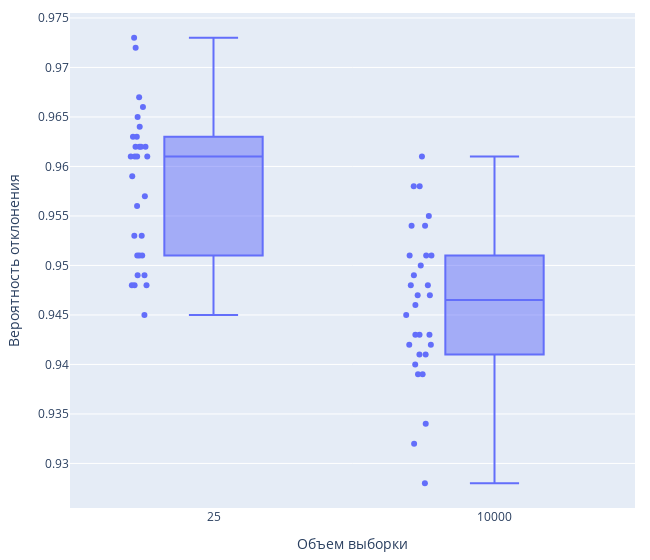

The code cell stored with this chart in its notebook:
### Code cell
fig = px.box(box_uniform.melt(), x='variable', y='value',
       labels={
           'variable': 'Объем выборки',
           'value': 'Вероятность отклонения'
       },
       points='all',
       width=650)
fig.update_layout(margin=dict(l=70, r=15, b=10, t=10), 
                  boxgap=0.5)
fig.show()

### Figure 1 — Plotly figure (JSON) as saved in the notebook; plotly's stock layout.template omitted (floating-point values rounded to 4 significant figures)
{"data": [{"alignmentgroup": "True", "boxpoints": "all", "hovertemplate": "Объем выборки=%{x}<br>Вероятность отклонения=%{y}<extra></extra>", "legendgroup": "", "marker": {"color": "#636efa"}, "name": "", "notched": false, "offsetgroup": "", "orientation": "v", "showlegend": false, "type": "box", "x": ["25", "25", "25", "25", "25", "25", "25", "25", "25", "25", "25", "25", "25", "25", "25", "25", "25", "25", "25", "25", "25", "25", "25", "25", "25", "25", "25", "25", "25", "25", "10000", "10000", "10000", "10000", "10000", "10000", "10000", "10000", "10000", "10000", "10000", "10000", "10000", "10000", "10000", "10000", "10000", "10000", "10000", "10000", "10000", "10000", "10000", "10000", "10000", "10000", "10000", "10000", "10000", "10000"], "x0": " ", "xaxis": "x", "y": [0.966, 0.951, 0.961, 0.961, 0.953, 0.945, 0.948, 0.961, 0.972, 0.962, 0.948, 0.951, 0.963, 0.965, 0.963, 0.962, 0.948, 0.949, 0.962, 0.964, 0.973, 0.957, 0.951, 0.949, 0.956, 0.953, 0.959, 0.961, 0.967, 0.962, 0.958, 0.949, 0.942, 0.943, 0.954, 0.95, 0.942, 0.961, 0.939, 0.951, 0.932, 0.943, 0.946, 0.947, 0.948, 0.941, 0.951, 0.947, 0.955, 0.954, 0.941, 0.934, 0.943, 0.948, 0.958, 0.945, 0.939, 0.928, 0.951, 0.94], "y0": " ", "yaxis": "y"}], "layout": {"boxgap": 0.5, "boxmode": "group", "legend": {"tracegroupgap": 0}, "margin": {"b": 10, "l": 70, "r": 15, "t": 10}, "width": 650, "xaxis": {"anchor": "y", "domain": [0, 1], "title": {"text": "Объем выборки"}}, "yaxis": {"anchor": "x", "domain": [0, 1], "title": {"text": "Вероятность отклонения"}}}}
